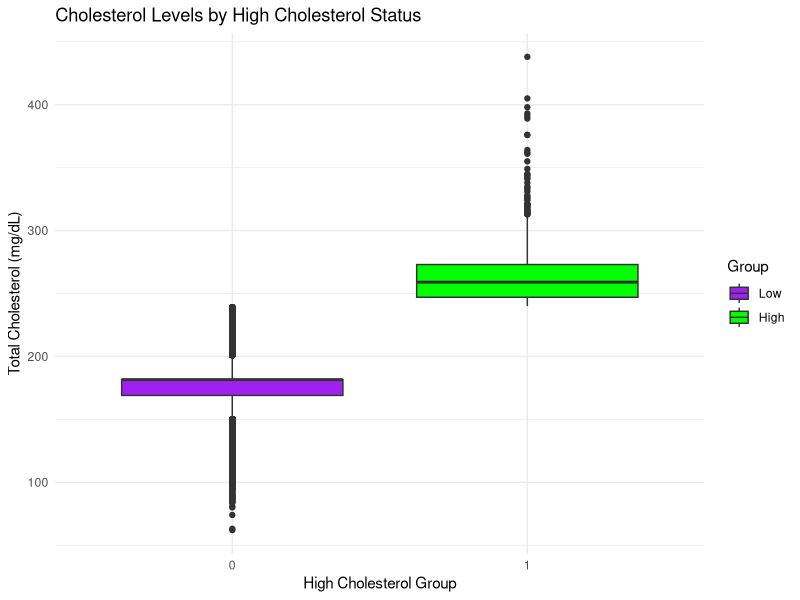

Write the R code that produced this figure.
#Load in data. This is the same masterdata Set used in the Logistic Regression Analysis project. This can also be found in my github page.
MasterData<-read.csv("MasterData.csv")

summary(MasterData)

install.packages("car")
library(car)
library(tidyverse)

###Chapter 1: T-tests & ANOVA###

##Independent Samples t-test: Tests the difference between two independent means. Dependet variable has to be interval
#or ratio. If the calculated t-value is greater than the critical t-value, we reject the null hypothesis. Null states
#the population means are equal.

#Example: Do people with High Cholesterol have a significant difference in means for Total Cholesterol? We'll use
#a Welch's t-test, which is similar to an independent samples t-test. Unlike a standard independent t-test, the former 
#does not assume equal variance. The levene test shows that the variances are significantly different. A welch t-test
#would be appropriate.

MasterData$High_Chol<-as.factor(MasterData$High_Chol)
leveneTest(TotalCholesterol_mgdl~High_Chol,MasterData)

#We see based on the p-value there is a highly significant difference in Total Cholesterol between High Cholesterol
#individuals and Low Cholesterol individuals, which should be expected. 

t.test(TotalCholesterol_mgdl ~ High_Chol, MasterData)
leveneTest(TotalCholesterol_mgdl~factor(High_Chol),MasterData)

##Work in Progress

###Chapter 2: Visualizing Data ###

##Boxplots
MasterData %>%
  ggplot(aes(x=High_Chol,y=TotalCholesterol_mgdl,fill=High_Chol))+
  geom_boxplot()+
  scale_fill_manual(values=c("purple","green"),
                    labels=c("Low","High"))+
  labs(x="High Cholesterol Group",
       y="Total Cholesterol (mg/dL)",
       title="Cholesterol Levels by High Cholesterol Status",
       fill="Group")+theme_minimal()

##


###Chapter 3: Regression Analysis Assumptions ###
###Chapter 4: Handling Missing Data ###

